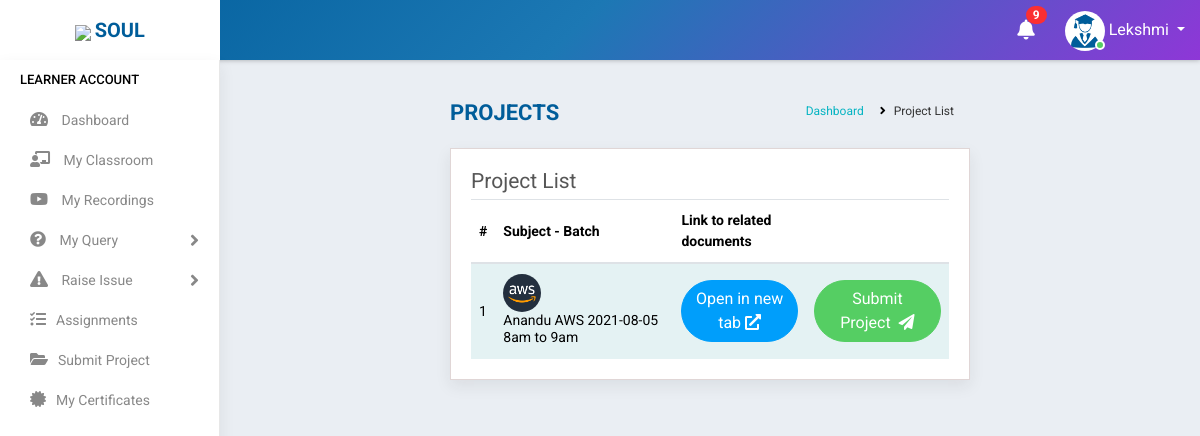
/student/available_projects/ (signed in), run on the app's committed database.
### accounts/models.py (models this page shows, shortened)
class Student(models.Model):
    state = (
    ('Andhra Pradesh','Andhra Pradesh'),
    ('Arunachal Pradesh','Arunachal Pradesh'),
    ('Assam','Assam'),
    ('Bihar','Bihar'),
    ('Chhattisgarh','Chattisgarh'),
    ('Goa','Goa'),
    ('Gujarat','Gujarat'),
    ('Haryana','Haryana'),
    ('Himachal Pradesh','Himachal Pradesh'),
    ('Jharkhand','Jharkhand'),
    ('Karnataka','Karnataka'),
    ('Kerala','Kerala'),
    ('Madhya Pradesh','Madhya Pradesh'),
    ('Maharashtra','Maharashtra'),
    ('Manipur','Manipur'),
    ('Meghalaya','Meghalaya'),
    ('Mizoram','Mizoram'),
    ('Nagaland','Nagaland'),
    ('Odisha','Odisha'),
    ('Rajasthan','Rajasthan'),
    ('Sikkim','Sikkim'),
    ('Tamil Nadu','Tamil Nadu'),
    ('Telangana','Telangana'),
    ('Tripura','Tripura'),
    ('Uttar Pradesh','Uttar Pradesh'),
    ('Uttarakhand','Uttarakhand'),
    ('West Bengal','West Bengal')
)
    groups = (
    ('AB+', 'AB+'),
    ('AB-', 'AB-'),
    ('A+', 'A+'),
    ('A-', 'A-'),
    ('B+', 'B+'),
    ('B-', 'B-'),
    ('O+', 'O+'),
    ('O-', 'O-'),
    )
    user= models.OneToOneField(User,on_delete=models.CASCADE,null=True,blank=True)
    name = models.CharField(max_length=100,blank=True)
    mobile = models.CharField(max_length=10,blank=True)
    email = models.EmailField(max_length=200,blank=True)
    sex = models.CharField(max_length=10,null=True,choices=(('Male','Male'),('Female','Female')),blank=True)
    dob = models.DateField(null=True, blank=True)
    blood_group = models.CharField(max_length=100,null=True, blank=True,choices=groups)
    house = models.CharField(max_length=100,null=True,blank=True)
    street =models.CharField(max_length=100,null=True,blank=True)
    street2 =models.CharField(max_length=100,null=True,blank=True)
    city = models.CharField(max_length=100,null=True,blank=True)
    state = models.CharField(max_length=100,null=True,choices=state,blank=True)
    course_enrolled = models.CharField(max_length=100,null=True,blank=True)
    now_attending = models.CharField(max_length=100,null=True,blank=True)
    start_date = models.DateField(null=True,blank=True)
    shared = models.BooleanField(default=False,choices=((True, 'Yes'), (False, 'No')),blank=True)
    payment = models.CharField(max_length=10,choices=(('Full','Full'),('Half','Half')),default='Half',blank=True)
    status = models.CharField(max_length=20,choices=(('Active','Active'),('Inactive','Inactive')),default='Active',blank=True)
    profile_pic = models.ImageField(null=True,default="student.jpg")
    total_fees = models.IntegerField(null=True,blank=True)
    fees_paid = models.IntegerField(null=True,blank=True)
    balance = models.IntegerField(null=True,blank=True)

class Project(models.Model):
    batch = models.ForeignKey(Batch,on_delete=models.CASCADE,null=True,blank=True)
    status = models.CharField(max_length=20,choices=(('Active','Active'),('Inactive','Inactive')),default='Active',blank=True,null=True)

class Batch(models.Model):
    mod_value= [
    ('1', 'Weekday'),
    ('2', 'Weekend')
    ]
    status_value= [
        ('Yet to start', 'Yet to start'),
        ('Ongoing', 'Ongoing'),
        ('Completed', 'Completed'),
    ]
    subject = models.ForeignKey(Courses,on_delete=models.CASCADE,null=True,blank=True)
    trainer = models.ForeignKey(Staff,on_delete=models.CASCADE,null=True,limit_choices_to={'stype':"3"},blank=True)
    timing = models.CharField(max_length=100, null=True,blank=True)
    start_date = models.DateField(null=True,blank=True)
    end_date = models.DateField(null=True,blank=True)
    link = models.CharField(max_length=1000,null=True,blank=True)
    passcode = models.CharField(max_length=100,null=True,blank=True,default="N/A")
    mode = models.CharField(max_length=100,choices=mod_value,default=1,blank=True)
    status = models.CharField(max_length=100,choices=status_value,blank=True,default="Yet to start")
    def __str__(self):
        return "%s %s %s %s" %(self.trainer , self.subject , self.start_date , self.timing)

class Courses(models.Model):
    name = models.CharField(max_length=300,null=True)
    fee = models.CharField(max_length=6)
    link = models.CharField(max_length=1000,null=True, blank=True)
    project_file = models.CharField(max_length=1000,null=True,blank=True)
    pic = models.ImageField(null=True, blank=True)
    def __str__(self):
        return self.name

class Staff(models.Model):
    value= (
    ('1', 'Operations'),
    ('2', 'Sales'),
    ('3', 'Trainer'),
    ('4', 'Admin'),
    )
    state = (
    ('Andhra Pradesh','Andhra Pradesh'),
    ('Arunachal Pradesh','Arunachal Pradesh'),
    ('Assam','Assam'),
    ('Bihar','Bihar'),
    ('Chhattisgarh','Chattisgarh'),
    ('Goa','Goa'),
    ('Gujarat','Gujarat'),
    ('Haryana','Haryana'),
    ('Himachal Pradesh','Himachal Pradesh'),
    ('Jharkhand','Jharkhand'),
    ('Karnataka','Karnataka'),
    ('Kerala','Kerala'),
    ('Madhya Pradesh','Madhya Pradesh'),
    ('Maharashtra','Maharashtra'),
    ('Manipur','Manipur'),
    ('Meghalaya','Meghalaya'),
    ('Mizoram','Mizoram'),
    ('Nagaland','Nagaland'),
    ('Odisha','Odisha'),
    ('Rajasthan','Rajasthan'),
    ('Sikkim','Sikkim'),
    ('Tamil Nadu','Tamil Nadu'),
    ('Telangana','Telangana'),
    ('Tripura','Tripura'),
    ('Uttar Pradesh','Uttar Pradesh'),
    ('Uttarakhand','Uttarakhand'),
    ('West Bengal','West Bengal')
    )
    groups = (
        ('AB+', 'AB+'),
        ('AB-', 'AB-'),
        ('A+', 'A+'),
        ('A-', 'A-'),
        ('B+', 'B+'),
        ('B-', 'B-'),
        ('O+', 'O+'),
        ('O-', 'O-'),
        )
    user = models.OneToOneField(User,on_delete=models.CASCADE,null=True,blank=True)
    name = models.CharField(max_length=100,null=True, blank=True)
    empid = models.CharField(max_length=100,null=True, blank=True)
    mobile = models.CharField(max_length=10,null=True, blank=True)
    email = models.EmailField(max_length=200,null=True, blank=True)
    sex = models.CharField(max_length=10,null=True,choices=(('Male','Male'),('Female','Female')), blank=True)
    dob = models.DateField(null=True, blank=True)
    doj = models.DateField(null=True, blank=True)
    blood_group = models.CharField(max_length=100,null=True, blank=True,choices=groups)
    house = models.CharField(max_length=100,null=True, blank=True)
    street =models.CharField(max_length=100,null=True, blank=True)
    street2 =models.CharField(max_length=100,null=True, blank=True)
    city = models.CharField(max_length=100,null=True, blank=True)
    state = models.CharField(max_length=100,null=True,choices=state, blank=True)
    stype = models.CharField(max_length=100,null=True,choices=value, blank=True)
    status = models.CharField(max_length=20,choices=(('Active','Active'),('Inactive','Inactive')),default='Active')
    profile_pic = models.ImageField(null=True, blank=True,default="student.jpg")
    def __str__(self):
        return self.name

### accounts/views.py (the view)
# urls.py: path('student/available_projects/',ListProjects.as_view(),name='list_projects'),
class ListProjects(View):
    def get(self, request):
        user=request.user
        if user.is_authenticated:
            try:
                s = Student.objects.get(user=user)
                note = Notification.objects.filter(receiver=user).filter(status="Not Read").order_by('-datetime')
                no_count = note.count()
                scd = StudentCourseData.objects.filter(student=s)
                batch = []
                for i in scd:
                    batch.append(i.batch)
                projects = Project.objects.filter(batch__in = batch)
                return render(request,'students/available_projects.html',{'s':s,'no_count':no_count,'note':note,'projects':projects})
            except:
                return redirect('home')
        else:
            return redirect('logout')

### accounts/templates/students/available_projects.html (shortened to what this page needs)
{% extends 'accounts/main.html' %}
    {% block content %}
<div class="main-wrapper">
    {% include 'students/navbar.html' %}
    {% include 'students/sidebar.html' %}
        <div class="page-wrapper">
            <div class="content container-fluid">
                <div class="page-header">
                    <div class="row">
                        <div class="col-lg-7 col-md-12 col-sm-12 col-12">
                            <h5 class="text-uppercase">Projects</h5>
                        </div>
                        <div class="col-lg-5 col-md-12 col-sm-12 col-12">
                            <ul class="list-inline breadcrumb float-right">
                                <li class="list-inline-item"><a href="{% url 'home' %}">Dashboard</a></li>
                                <li class="list-inline-item">Project List</li>
                            </ul>
                        </div>
                    </div>
                </div>
                <div class="content-page">
                    <div class="row">
                        <div class="col-sm-8 col-5">
                            <h4 class="page-title">Project List</h4>
                        </div>
                    </div>
                    <div class="row">
                        <div class="col-md-12">
                            <div class="table-responsive">
                                <table class="table table-striped custom-table">
                                    <thead>
                                        <tr>
                                            <th>#</th>
                                            <th>Subject - Batch</th>
                                            <th>Link to related documents</th>
                                            <th></th>
                                        </tr>
                                    </thead>
                                    <tbody>
                                        {% for i in projects %}
                                        <tr>
                                            <td>
                                                {{forloop.counter}}
                                            </td>
                                            <td>
                                                <h2><a href="" class="avatar text-white"><img src="{{i.batch.subject.pic.url}}" width="40" height="40" alt="{{student.name}}"></a></h2>
                                                <h2>{{i.batch}}</h2>
                                            </td>
                                            <td><a href="{{i.batch.subject.project_file}}" class="btn btn-info" style="border-radius: 80px 80px 80px 80px ;color: white">Open in new tab <i class="fas fa-external-link-alt"></i></a></td>
                                            <td><a href="{% url 'submit_project' i.id %}" class="btn btn-success" style="border-radius: 80px 80px 80px 80px ;color: white">Submit Project&nbsp;&nbsp;<i class="fa fa-paper-plane" aria-hidden="true"></i></a></td>
                                        </tr>
                                        {% endfor %}
                                    </tbody>
                                </table>
                            </div>
                        </div>
                    </div>
                </div>
            </div>
        </div>
    </div>
{% endblock %}

### accounts/templates/students/navbar.html (shortened to what this page needs)
<div class="header">
    <div class="header-left">
        <a href="https://www.teqstories.com" class="logo">
            <img src="https://www.teqstories.com/assets/images/Blue.png" style="height: 40px;width:auto;">
            <span class="text-uppercase"><b>Soul</b></span>
        </a>
    </div>
    <div class="page-title-box float-left">
    </div>
    <ul class="nav user-menu float-right">
        {% include 'accounts/mini/notify.html' %}
        <li class="nav-item dropdown has-arrow">
            <a href="#" class="dropdown-toggle nav-link user-link" data-toggle="dropdown">
                <span class="user-img"><img class="rounded-circle" src="{{request.user.student.profile_pic.url}}" width="40" height="40" alt="{{request.user.student.name|title}}">
                    <span class="status online"></span></span>
                <span>{{request.user.student.name|title}}</span>
            </a>
        </li>
    </ul>
</div>

### data on the page
Project: batch.subject.pic (picture), batch "Anandu AWS 2021-08-05 8am to 9am"

### other printed values
{{ no_count }} "9"
{{ request.user.student.name|title }} "Lekshmi"
